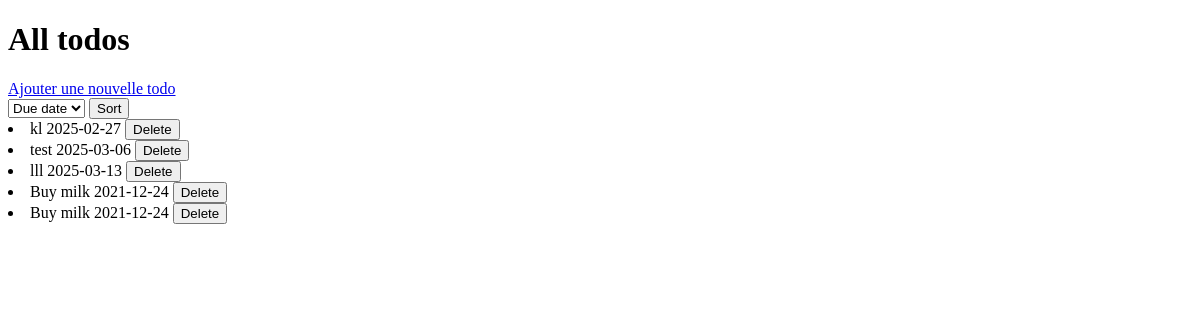
The app's page /displayAllTodosFromDatabase.php, older data.
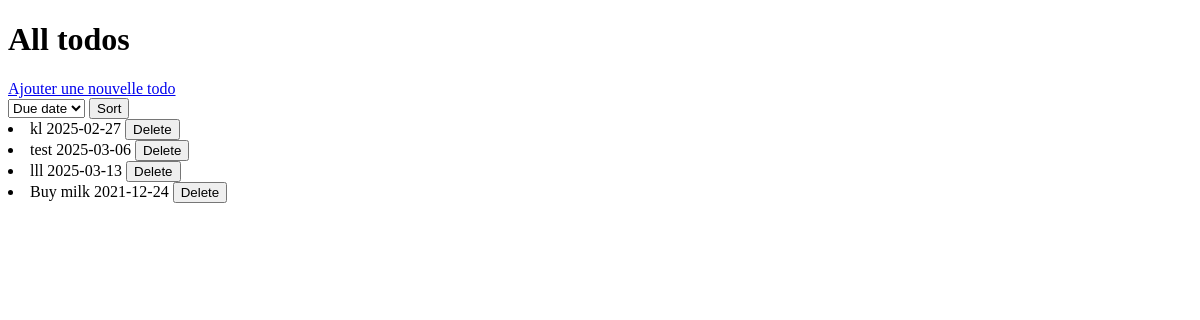
The same page, newer data.
### tables this page shows
CREATE TABLE todos (
    id INTEGER PRIMARY KEY AUTOINCREMENT,
    title TEXT NOT NULL,
    due_date TEXT
);

### public/displayAllTodosFromDatabase.php (the view, shortened to what this page needs)
<?php
$errors = [];
$sort = filter_input(INPUT_GET, 'sort');
$dbs = 'sqlite:../database.db';
$user = 'root';
$pass = '';
$options = [
    PDO::ATTR_ERRMODE => PDO::ERRMODE_EXCEPTION,
    PDO::ATTR_DEFAULT_FETCH_MODE => PDO::FETCH_ASSOC,
    PDO::ATTR_EMULATE_PREPARES => false,
];
try {
    $db = new PDO($dbs, $user, $pass, $options);
    if ($sort === 'name') {
        $queryGet = $db->prepare('SELECT * FROM todos ORDER BY  title');
    } elseif ($sort === 'due_date') {
        $queryGet = $db->prepare('SELECT * FROM todos ORDER BY due_date');
    } else {
        $queryGet = $db->prepare('SELECT * FROM todos ');
    }
    $queryGet->execute();
    $result = $queryGet->fetchAll(PDO::FETCH_ASSOC);
} catch (PDOException $e) {
    $errors[] = 'Verify your database connection';
    $errors[] = 'Database error: '.$e->getMessage();
}
?>
<!doctype html>
<html lang="en">
<head>
</head>
<body>
<h1>
    All todos
</h1>
<a href="writeTodoToDatabase.php">Ajouter une nouvelle todo</a>
<form >
    <label for="sort">
  <select name="sort">
      <option name="due_date" value="due_date" <?php if ($sort === 'due_date') {
          echo 'selected="selected" ';
      } ?>>Due date</option>
  </select></label>
    <button type="submit">Sort</button>
</form>
<?php foreach ($result as $row) { ?>
    <form action="deleteTodoFromDatabase.php" method="POST">
        <li> <?= htmlspecialchars($row['title']).' '.htmlspecialchars($row['due_date']).' '?>
            <button type="submit" name = 'delete' value='<?= $row['id']?>'>Delete</button></li>
    </form>
<?php } ?>
</body>
</html>

Row changes from the older to the newer data that the page shows:
removed todos: title "Buy milk", due_date "2021-12-24", $row['id'] 22 (drawn)
